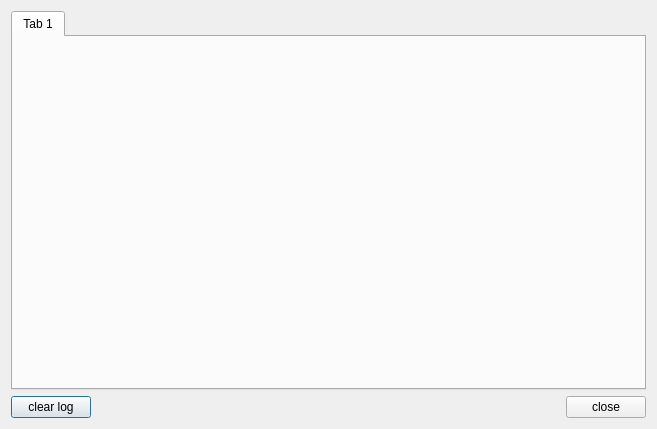
<?xml version="1.0" encoding="UTF-8"?>
<ui version="4.0">
 <class>logViewObject</class>
 <widget class="QDialog" name="logViewObject">
  <property name="geometry">
   <rect>
    <x>0</x>
    <y>0</y>
    <width>657</width>
    <height>429</height>
   </rect>
  </property>
  <property name="windowTitle">
   <string>Dialog</string>
  </property>
  <layout class="QGridLayout" name="gridLayout">
   <item row="0" column="0" colspan="3">
    <widget class="QTabWidget" name="logTab">
     <property name="currentIndex">
      <number>0</number>
     </property>
     <widget class="QWidget" name="tab">
      <attribute name="title">
       <string>Tab 1</string>
      </attribute>
     </widget>
    </widget>
   </item>
   <item row="1" column="0">
    <widget class="QPushButton" name="clearLogButton">
     <property name="text">
      <string>clear log</string>
     </property>
     <property name="icon">
      <iconset resource="../resources.qrc">
       <normaloff>:/icons/icons/trash-can.png</normaloff>:/icons/icons/trash-can.png</iconset>
     </property>
     <property name="iconSize">
      <size>
       <width>22</width>
       <height>22</height>
      </size>
     </property>
    </widget>
   </item>
   <item row="1" column="1">
    <spacer name="horizontalSpacer">
     <property name="orientation">
      <enum>Qt::Horizontal</enum>
     </property>
     <property name="sizeHint" stdset="0">
      <size>
       <width>40</width>
       <height>20</height>
      </size>
     </property>
    </spacer>
   </item>
   <item row="1" column="2">
    <widget class="QPushButton" name="closeButton">
     <property name="text">
      <string>close</string>
     </property>
     <property name="icon">
      <iconset resource="../resources.qrc">
       <normaloff>:/icons/icons/application-exit.png</normaloff>:/icons/icons/application-exit.png</iconset>
     </property>
     <property name="iconSize">
      <size>
       <width>22</width>
       <height>22</height>
      </size>
     </property>
    </widget>
   </item>
  </layout>
 </widget>
 <resources>
  <include location="../resources.qrc"/>
 </resources>
 <connections>
  <connection>
   <sender>clearLogButton</sender>
   <signal>clicked()</signal>
   <receiver>logViewObject</receiver>
   <slot>slot_clearLogButtonClicked()</slot>
   <hints>
    <hint type="sourcelabel">
     <x>72</x>
     <y>406</y>
    </hint>
    <hint type="destinationlabel">
     <x>129</x>
     <y>404</y>
    </hint>
   </hints>
  </connection>
  <connection>
   <sender>closeButton</sender>
   <signal>clicked()</signal>
   <receiver>logViewObject</receiver>
   <slot>slot_closeButtonClicked()</slot>
   <hints>
    <hint type="sourcelabel">
     <x>589</x>
     <y>404</y>
    </hint>
    <hint type="destinationlabel">
     <x>524</x>
     <y>404</y>
    </hint>
   </hints>
  </connection>
 </connections>
 <slots>
  <slot>slot_closeButtonClicked()</slot>
  <slot>slot_clearLogButtonClicked()</slot>
 </slots>
</ui>
